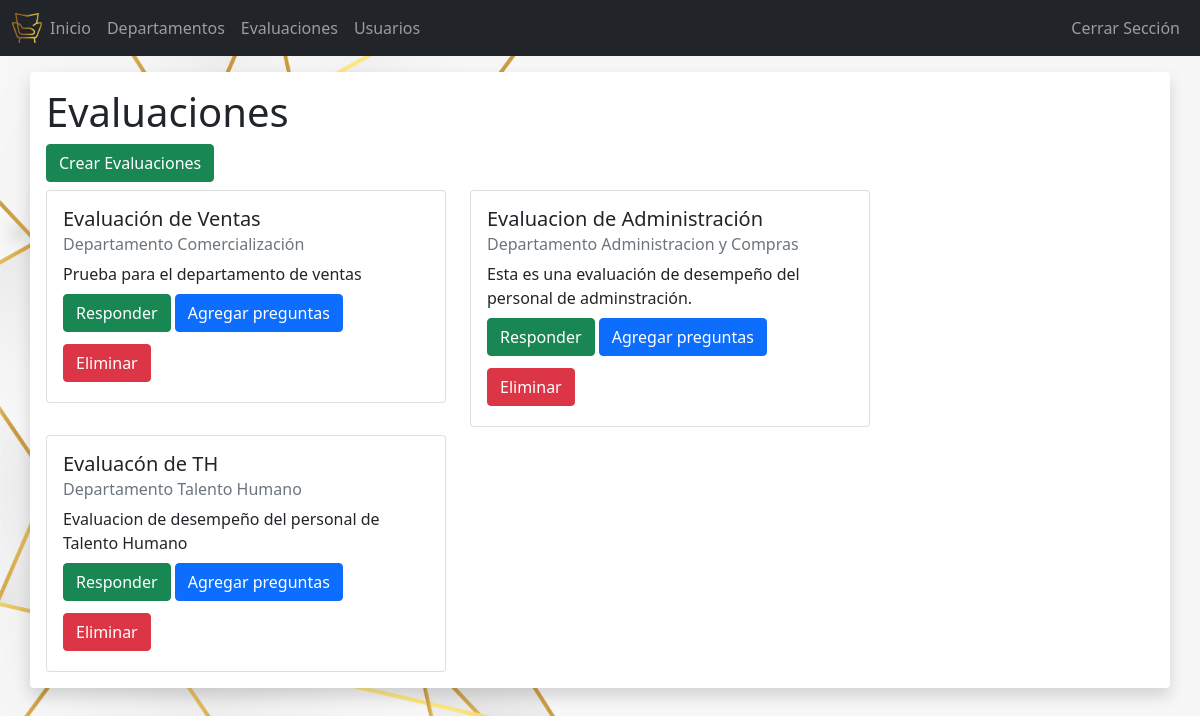
Page /evaluaciones/ (signed in) on the earlier database version.
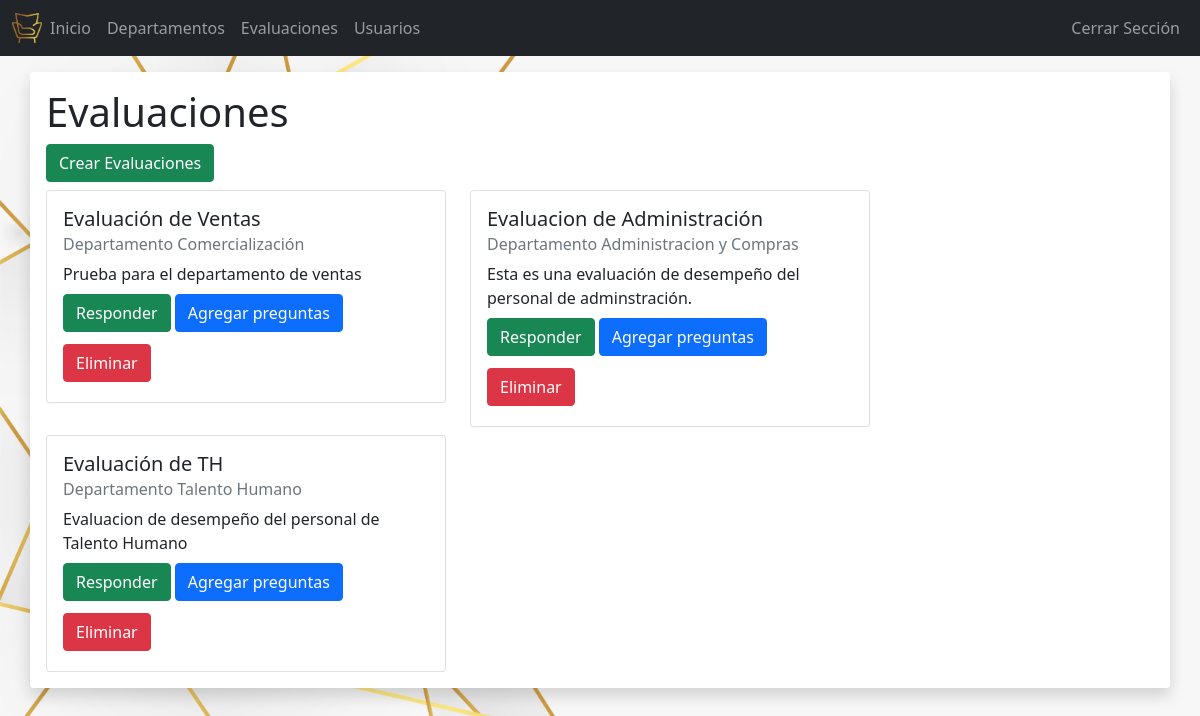
Same page on the later database version.
### Login/models.py (models this page shows)
class Evaluation(models.Model):
    title = models.CharField(max_length=300)
    description = models.CharField(max_length=300, null=True)
    complete = models.BooleanField(null=True)
    department = models.ForeignKey(Department(), on_delete=models.SET_NULL, null=True)
    def __str__(self):
        return f'{self.title}'

class Department(models.Model):
    management = models.CharField(max_length=300)
    def __str__(self):
        return f'Departamento {self.management}'

### Login/views.py (the view)
# urls.py: path('evaluaciones/', views.evaluations, name='evaluations'),
@login_required
def evaluations(request):
    eval = Evaluation.objects.all()
    return render(request, 'evaluations.html', {'evals': eval})

### Login/templates/evaluations.html (shortened to what this page needs)
<!DOCTYPE html>
<html lang="en">
<head>
</head>
<body>
    {% extends 'base.html' %}
    {% block content %}
    <main class="container bg-light rounded mt-3 shadow p-3 mb-5 bg-body rounded">
        <h1>Evaluaciones</h1>
        <a class="btn btn-success" href="{% url 'create_evaluation' %}">
            Crear Evaluaciones
        </a>
        <div class="row">
            {% for eval in evals %}
            <div class="col-auto mt-2 ">
                <div class="card" style="width: 25rem;">
                    <div class="card-body">
                    <h5 class="card-title">{{eval}}</h5>
                    <h6 class="card-subtitle mb-2 text-muted">{{eval.department}}</h6>
                    <div class="card-text">{{eval.description}}</div>
                    <a href="{% url 'answer' eval.id %}" class="btn btn-success mb-1 mt-2">Responder</a>
                    <a href="{% url 'create_question' eval.id %}" class="btn btn-primary mb-1 mt-2">Agregar preguntas</a>
                    <a href="{% url 'delete_evaluation' eval.id %}" class="btn btn-danger mb-1 mt-2">Eliminar </a>
                    </div>
                </div>
            </div>
            {% endfor %}
        </div>
    </main>
    {% endblock %}

Differences in the rows shown:
changed Evaluation "Evaluacion de desempeño del personal de Talento Humano": title "Evaluacón de TH" → "Evaluación de TH"
